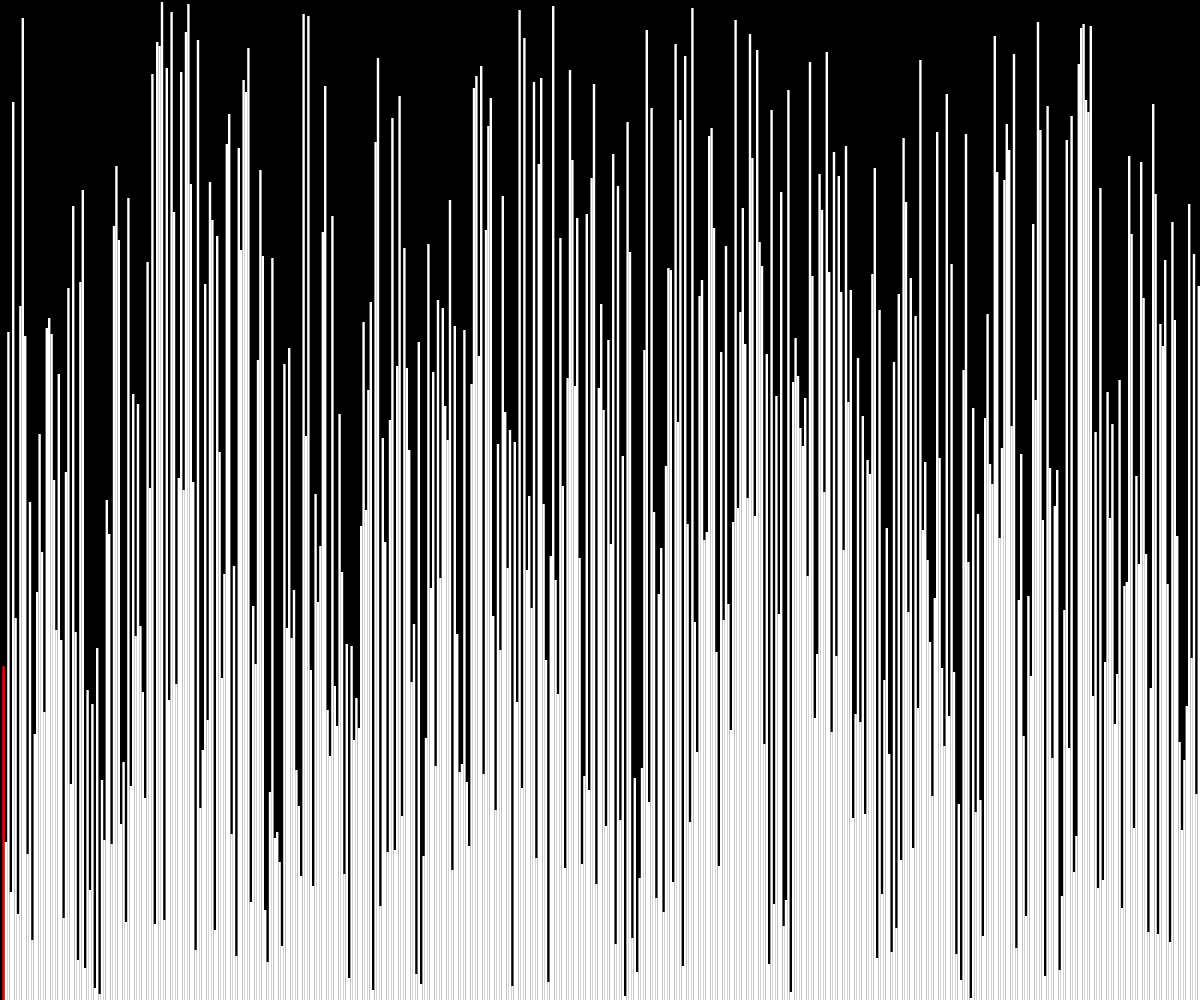
Frame 1 (no input)
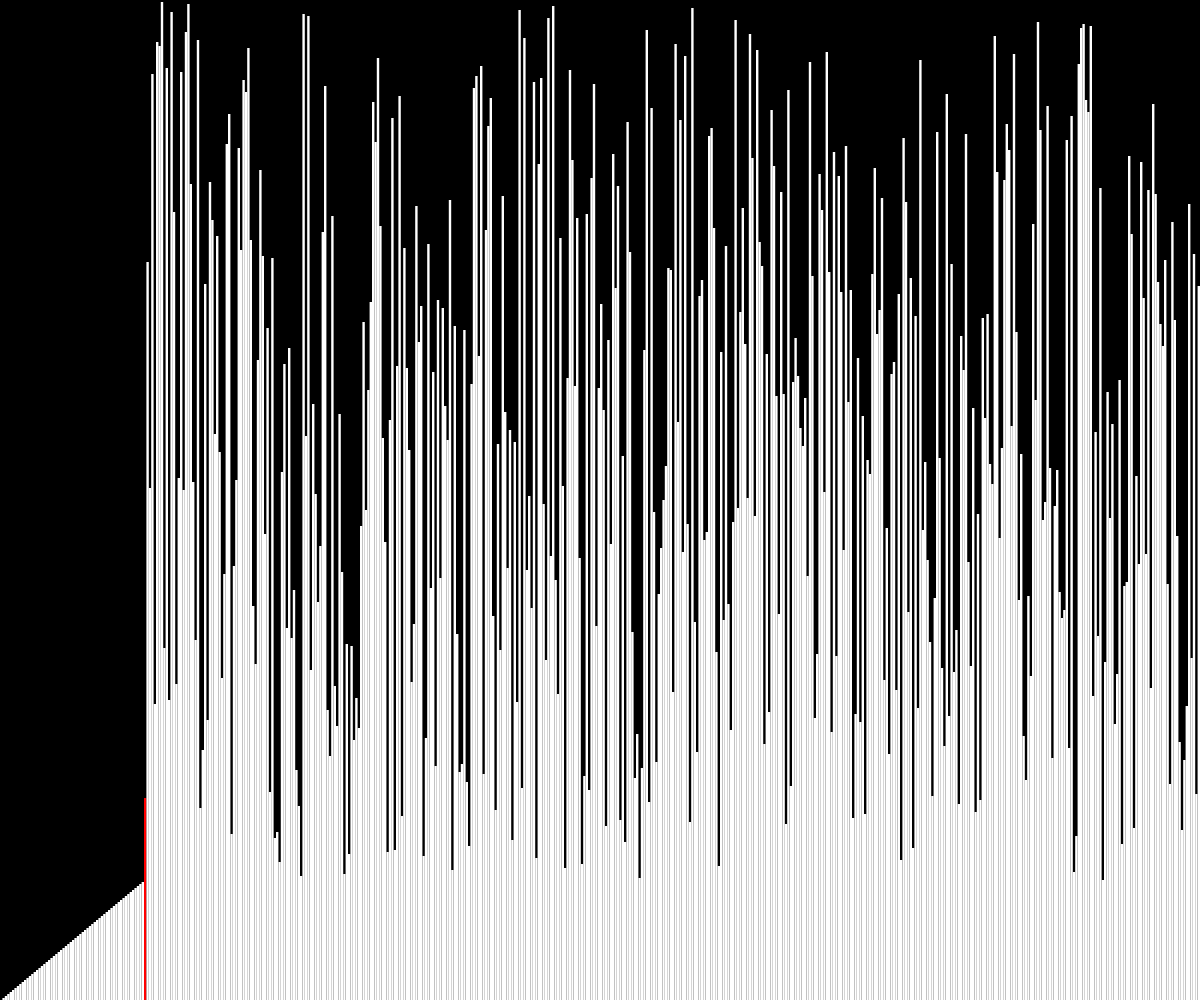
Frame 60 (no input)
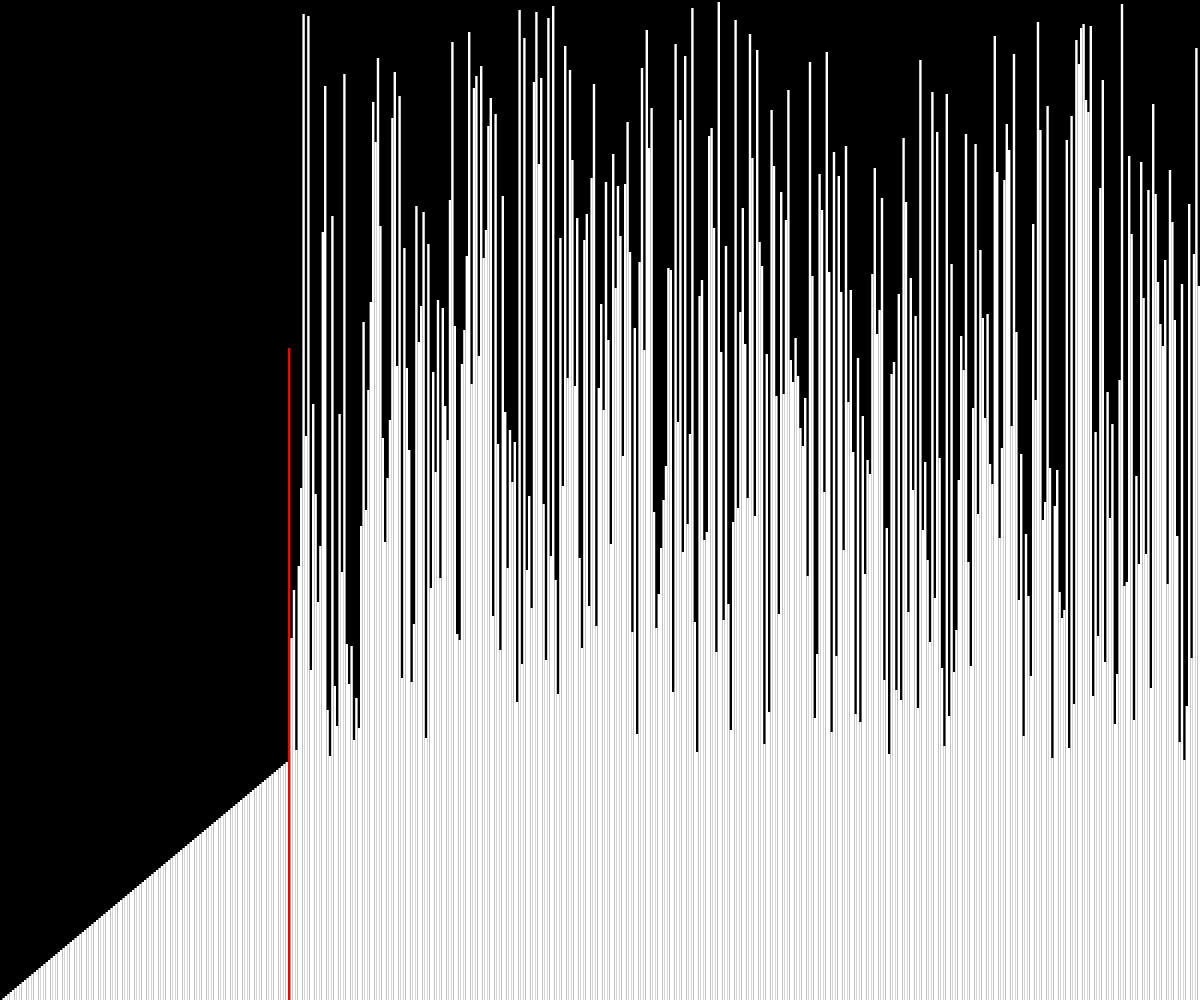
Frame 120 (the mouse pressed at the canvas centre since frame 60)

The p5.js sketch that drew these frames (run headless with seeded random() and noise() and a simulated clock; from frame 60 on, the mouse is pressed at the canvas centre):

// p5.js sketch
// ── sketch.js
let n = 0;
let array;
let nums;
let widthRect;

function swap(arr, a, b) {
    temp = arr[a];
    arr[a] = arr[b];
    arr[b] = temp;
}

function selectionSort(arr, n) {
    let minIndex = n;

    for (let i = n + 1; i < arr.length; i++) {
        if (arr[minIndex] > arr[i]) {
            minIndex = i;
        }
    }

    swap(arr, n, minIndex);
}

function shuffleArray(array) {
    for (var i = array.length - 1; i > 0; i--) {
        var j = floor(random() * (i + 1));
        var temp = array[i];
        array[i] = array[j];
        array[j] = temp;
    }
}

function setup() {
    createCanvas(windowWidth, windowHeight);

    nums = 500;
    widthRect = width / nums;

    arr = new Array(nums);
    for (let i = 0; i < nums; i++) {
        arr[i] = map(i, 0, nums, 0, height);
    }
    shuffleArray(arr);
}

function draw() {
    background(0);
    fill(255);
    noStroke();

    selectionSort(arr, n);
    n++;

    for (let i = 0; i < arr.length; i++) {
        if (i == n) {
            fill(255, 0, 0);
        }
        else {
            fill(255);
        }

        let val = arr[i];
        rect(i * widthRect, height - val, widthRect, val);
    }
}
